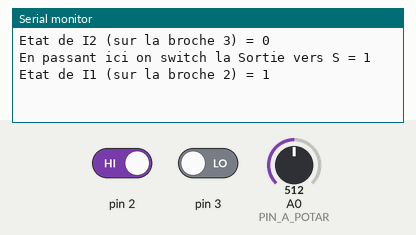
Recording of a sketch running on a simulated Arduino Mega 2560, built with avr-gcc and run on an emulated ATmega2560. On the bench: the last lines printed to the serial monitor. The inputs (shaded band) are chosen by the test bench; at power-on: pin 2 HIGH, pin 3 LOW, A0 (PIN_A_POTAR) = 512.

Above: at 1.2 s.
1.3 s: pin 2 driven LOW
At 1.41 s:
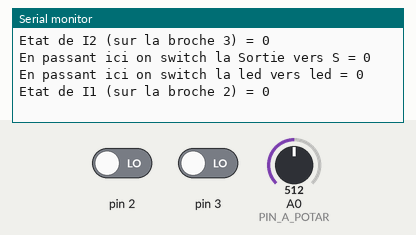
4.3 s: pin 2 driven HIGH
At 4.82 s:
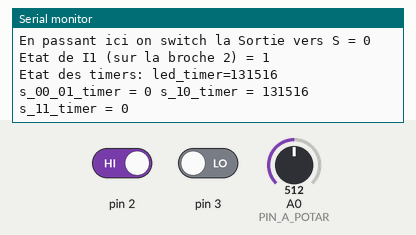
7.3 s: pin 2 driven LOW
At 7.59 s:
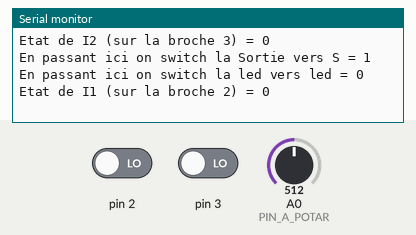
10.3 s: pin 2 driven HIGH and pin 3 driven HIGH
At 11.31 s:
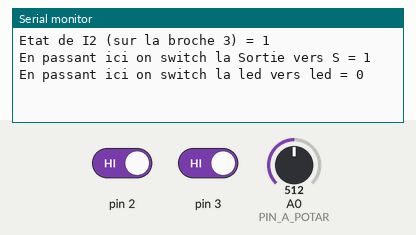
13.3 s: pin 3 driven LOW
At 13.64 s:
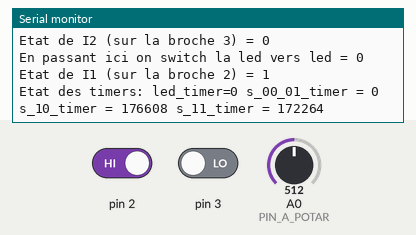
16.3 s: pin 2 driven LOW
At 16.47 s:
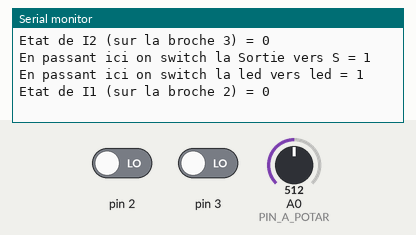
Timing chart, 0 to 19.3 s (numbered marks = the images above; inputs shaded):
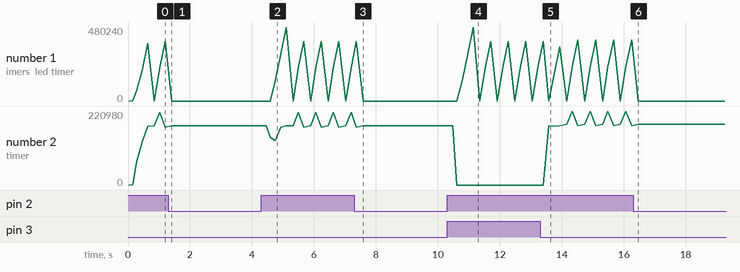

The sketch:

test.ino
```cpp
#include "digitalWriteFast.h"
#define I1 (2)
#define I2 (3)
#define L (10)
#define S (11)
#define PIN_A_POTAR (A0)

bool v1, v2;
bool s, last_s, led, last_led;
unsigned long curTime, s_00_01_timer, lastTime, s_10_timer, s_11_timer, led_timer;
int period;
bool front_montant_v1 = true, front_montant_v2 = false;

// EVERY TIME RELATED VARIABLE OR CONSTANT IS EXPRESSED IN MICROSECONDS

void setup()
{
    pinModeFast(S, OUTPUT);
    pinModeFast(L, OUTPUT);
    pinModeFast(I1, INPUT);
    pinModeFast(I2, INPUT);
    Serial.begin(11520);
}

void loop()
{
    lastTime = curTime;
    curTime = micros();
    v1 = digitalReadFast(I1);
    Serial.print("Etat de I1 (sur la broche 2) = ");
    Serial.println(v1);
    Serial.print("Etat des timers: led_timer=");
    Serial.print(led_timer);
    Serial.print(" s_00_01_timer = ");
    Serial.print(s_00_01_timer);
    Serial.print(" s_10_timer = ");
    Serial.print(s_10_timer);
    ;
    Serial.print(" s_11_timer = ");
    Serial.println(s_11_timer);
    last_s = s;
    last_led = led;


    if (!v1)
    {

        front_montant_v2 = true;

        if (front_montant_v1)
        {
            led = true;
            s_00_01_timer = 0;
        }
        s_00_01_timer = s_00_01_timer + curTime - lastTime;

        if (s_00_01_timer >= 25) // every 25µs we switch the state of the output
        {
            s_00_01_timer = 0;
            s = !s; // on inverse l'état de la sortie
        }

        front_montant_v1 = false;
    }
    else
    {
        front_montant_v1 = true;
        v2 = digitalReadFast(I2);
        Serial.print("Etat de I2 (sur la broche 3) = ");
        Serial.println(v2);
        period = int((analogRead(PIN_A_POTAR) / 1023) * 8000 + 2000);
        led_timer = led_timer + curTime - lastTime;


        if (front_montant_v2)
        {
            s_10_timer = 0;
            s_11_timer = 0;
            led_timer = 0;
        }

        if (led_timer >= 500000)
        {
            led = !led;
            led_timer=0;
        }

        if (!v2)
        {
            if (s && s_10_timer >= int(period * 0.25))
            {
                s = false;
                s_10_timer = 0;
            }
            else if (!s && s_10_timer >= int(period * 0.75))
            {
                s = true;
                s_10_timer = 0;
            }
            s_10_timer = s_10_timer + curTime - lastTime;
        }
        else
        {
            if (s && s_11_timer >= int(period * 0.75))
            {
                s = false;
                s_11_timer = 0;
            }
            else if (!s && s_11_timer >= int(period * 0.25))
            {
                s = true;
                s_11_timer = 0;
            }
            s_11_timer = s_11_timer + curTime - lastTime;
        }
        front_montant_v2 = false;
    }

    // SORTIE: action
    if (s != last_s)
    {
        Serial.print("En passant ici on switch la Sortie vers S = ");
        Serial.println(s);
        if (s)
        {
            digitalWriteFast(S, HIGH);
        }
        else
        {
            digitalWriteFast(S, LOW);
        }
    }

    // LED: action
    if (led != last_led)
    {
        Serial.print("En passant ici on switch la led vers led = ");
        Serial.println(led);
        if (led)
        {
            digitalWriteFast(L, HIGH);
        }
        else
        {
            digitalWriteFast(L, LOW);
        }
    }
}
```

digitalWriteFast.h
```cpp
/*
  Optimized digital functions for AVR microcontrollers
  by Watterott electronic (www.watterott.com)
  based on http://code.google.com/p/digitalwritefast
 */

#ifndef __digitalWriteFast_h_
#define __digitalWriteFast_h_ 1

#define ERROR_SEQUENCE 0b10101010 //digitalReadFast will return this value if pin number is not constant
// general macros/defines
#ifndef BIT_READ
# define BIT_READ(value, bit)            ((value) &   (1UL << (bit)))
#endif
#ifndef BIT_SET
# define BIT_SET(value, bit)             ((value) |=  (1UL << (bit)))
#endif
#ifndef BIT_CLEAR
# define BIT_CLEAR(value, bit)           ((value) &= ~(1UL << (bit)))
#endif
#ifndef BIT_WRITE
# define BIT_WRITE(value, bit, bitvalue) (bitvalue ? BIT_SET(value, bit) : BIT_CLEAR(value, bit))
#endif

#ifndef SWAP
#define SWAP(x,y) do{ (x)=(x)^(y); (y)=(x)^(y); (x)=(x)^(y); }while(0)
#endif

/* //not needed, rather it produces annoying warnings when compiled
#ifndef DEC
# define DEC (10)
#endif
#ifndef HEX
# define HEX (16)
#endif
#ifndef OCT
# define OCT (8)
#endif
#ifndef BIN
# define BIN (2)
#endif
*/

// workarounds for ARM microcontrollers
#if (!defined(__AVR__) || defined(ARDUINO_ARCH_SAM))
#ifndef PROGMEM
# define PROGMEM
#endif
#ifndef PGM_P
# define PGM_P const char *
#endif
#ifndef PSTR
# define PSTR(str) (str)
#endif

#ifndef memcpy_P
# define memcpy_P(dest, src, num) memcpy((dest), (src), (num))
#endif
#ifndef strcpy_P
# define strcpy_P(dst, src)       strcpy((dst), (src))
#endif
#ifndef strcat_P
# define strcat_P(dst, src)       strcat((dst), (src))
#endif
#ifndef strcmp_P
# define strcmp_P(a, b)           strcmp((a), (b))
#endif
#ifndef strcasecmp_P
# define strcasecmp_P(a, b)       strcasecmp((a), (b))
#endif
#ifndef strncmp_P
# define strncmp_P(a, b, n)       strncmp((a), (b), (n))
#endif
#ifndef strncasecmp_P
# define strncasecmp_P(a, b, n)   strncasecmp((a), (b), (n))
#endif
#ifndef strstr_P
# define strstr_P(a, b)           strstr((a), (b))
#endif
#ifndef strlen_P
# define strlen_P(a)              strlen((a))
#endif
#ifndef sprintf_P
# define sprintf_P(s, f, ...)     sprintf((s), (f), __VA_ARGS__)
#endif

#ifndef pgm_read_byte
# define pgm_read_byte(addr)      (*(const unsigned char *)(addr))
#endif
#ifndef pgm_read_word
# define pgm_read_word(addr)      (*(const unsigned short *)(addr))
#endif
#ifndef pgm_read_dword
# define pgm_read_dword(addr)     (*(const unsigned long *)(addr))
#endif

#endif


// digital functions
//#ifndef digitalPinToPortReg
#define SPI_SW_SS_PIN   (10) //SS on Uno (for software SPI)
#define SPI_SW_MOSI_PIN (11) //MOSI on Uno (for software SPI)
#define SPI_SW_MISO_PIN (12) //MISO on Uno (for software SPI)
#define SPI_SW_SCK_PIN  (13) //SCK on Uno (for software SPI)


// --- Arduino Due ---
#if (defined(ARDUINO_SAM_DUE) || defined(__SAM3X8E__))

#define UART_RX_PIN     (0)
#define UART_TX_PIN     (1)

#define I2C_SDA_PIN     (20)
#define I2C_SCL_PIN     (21)

#define SPI_HW_SS_PIN   (78) //SS0:77, SS1:87, SS2:86, SS3:78
#define SPI_HW_MOSI_PIN (75) //75
#define SPI_HW_MISO_PIN (74) //74
#define SPI_HW_SCK_PIN  (76) //76


// --- Arduino Zero ---
#elif (defined(ARDUINO_SAM_ZERO) || defined(__SAMD21G18A__))

#define UART_RX_PIN     (0)
#define UART_TX_PIN     (1)

#define I2C_SDA_PIN     (16)
#define I2C_SCL_PIN     (17)

#define SPI_HW_SS_PIN   (14) //14
#define SPI_HW_MOSI_PIN (21) //21
#define SPI_HW_MISO_PIN (18) //18
#define SPI_HW_SCK_PIN  (20) //20


// --- Arduino Mega ---
#elif (defined(ARDUINO_AVR_MEGA) || \
       defined(ARDUINO_AVR_MEGA1280) || \
       defined(ARDUINO_AVR_MEGA2560) || \
       defined(__AVR_ATmega1280__) || \
       defined(__AVR_ATmega1281__) || \
       defined(__AVR_ATmega2560__) || \
       defined(__AVR_ATmega2561__))

#define UART_RX_PIN     (0) //PE0
#define UART_TX_PIN     (1) //PE1

#define I2C_SDA_PIN     (20)
#define I2C_SCL_PIN     (21)

#define SPI_HW_SS_PIN   (53) //PB0
#define SPI_HW_MOSI_PIN (51) //PB2
#define SPI_HW_MISO_PIN (50) //PB3
#define SPI_HW_SCK_PIN  (52) //PB1

#define __digitalPinToPortReg(P) \
(((P) >= 22 && (P) <= 29) ? &PORTA : \
((((P) >= 10 && (P) <= 13) || ((P) >= 50 && (P) <= 53)) ? &PORTB : \
(((P) >= 30 && (P) <= 37) ? &PORTC : \
((((P) >= 18 && (P) <= 21) || (P) == 38) ? &PORTD : \
((((P) >= 0 && (P) <= 3) || (P) == 5) ? &PORTE : \
(((P) >= 54 && (P) <= 61) ? &PORTF : \
((((P) >= 39 && (P) <= 41) || (P) == 4) ? &PORTG : \
((((P) >= 6 && (P) <= 9) || (P) == 16 || (P) == 17) ? &PORTH : \
(((P) == 14 || (P) == 15) ? &PORTJ : \
(((P) >= 62 && (P) <= 69) ? &PORTK : &PORTL))))))))))

#define __digitalPinToDDRReg(P) \
(((P) >= 22 && (P) <= 29) ? &DDRA : \
((((P) >= 10 && (P) <= 13) || ((P) >= 50 && (P) <= 53)) ? &DDRB : \
(((P) >= 30 && (P) <= 37) ? &DDRC : \
((((P) >= 18 && (P) <= 21) || (P) == 38) ? &DDRD : \
((((P) >= 0 && (P) <= 3) || (P) == 5) ? &DDRE : \
(((P) >= 54 && (P) <= 61) ? &DDRF : \
((((P) >= 39 && (P) <= 41) || (P) == 4) ? &DDRG : \
((((P) >= 6 && (P) <= 9) || (P) == 16 || (P) == 17) ? &DDRH : \
(((P) == 14 || (P) == 15) ? &DDRJ : \
(((P) >= 62 && (P) <= 69) ? &DDRK : &DDRL))))))))))

#define __digitalPinToPINReg(P) \
(((P) >= 22 && (P) <= 29) ? &PINA : \
((((P) >= 10 && (P) <= 13) || ((P) >= 50 && (P) <= 53)) ? &PINB : \
(((P) >= 30 && (P) <= 37) ? &PINC : \
((((P) >= 18 && (P) <= 21) || (P) == 38) ? &PIND : \
((((P) >= 0 && (P) <= 3) || (P) == 5) ? &PINE : \
(((P) >= 54 && (P) <= 61) ? &PINF : \
((((P) >= 39 && (P) <= 41) || (P) == 4) ? &PING : \
((((P) >= 6 && (P) <= 9) || (P) == 16 || (P) == 17) ? &PINH : \
(((P) == 14 || (P) == 15) ? &PINJ : \
(((P) >= 62 && (P) <= 69) ? &PINK : &PINL))))))))))

#define __digitalPinToBit(P) \
(((P) >=  7 && (P) <=  9) ? (P) - 3 : \
(((P) >= 10 && (P) <= 13) ? (P) - 6 : \
(((P) >= 22 && (P) <= 29) ? (P) - 22 : \
(((P) >= 30 && (P) <= 37) ? 37 - (P) : \
(((P) >= 39 && (P) <= 41) ? 41 - (P) : \
(((P) >= 42 && (P) <= 49) ? 49 - (P) : \
(((P) >= 50 && (P) <= 53) ? 53 - (P) : \
(((P) >= 54 && (P) <= 61) ? (P) - 54 : \
(((P) >= 62 && (P) <= 69) ? (P) - 62 : \
(((P) == 0 || (P) == 15 || (P) == 17 || (P) == 21) ? 0 : \
(((P) == 1 || (P) == 14 || (P) == 16 || (P) == 20) ? 1 : \
(((P) == 19) ? 2 : \
(((P) == 5 || (P) == 6 || (P) == 18) ? 3 : \
(((P) == 2) ? 4 : \
(((P) == 3 || (P) == 4) ? 5 : 7)))))))))))))))


// --- Arduino 644 ---
#elif (defined(__AVR_ATmega644__) || \
       defined(__AVR_ATmega644P__))

#define UART_RX_PIN     (8) //PD0
#define UART_TX_PIN     (9) //PD1

#define I2C_SDA_PIN     (17) //PC1
#define I2C_SCL_PIN     (16) //PC0

#define SPI_HW_SS_PIN   (4) //PB4
#define SPI_HW_MOSI_PIN (5) //PB5
#define SPI_HW_MISO_PIN (6) //PB6
#define SPI_HW_SCK_PIN  (7) //PB7

#define __digitalPinToPortReg(P) \
(((P) >= 0 && (P) <= 7) ? &PORTB : (((P) >= 8 && (P) <= 15) ? &PORTD : (((P) >= 16 && (P) <= 23) ? &PORTC : &PORTA)))
#define __digitalPinToDDRReg(P) \
(((P) >= 0 && (P) <= 7) ? &DDRB : (((P) >= 8 && (P) <= 15) ? &DDRD : (((P) >= 8 && (P) <= 15) ? &DDRC : &DDRA)))
#define __digitalPinToPINReg(P) \
(((P) >= 0 && (P) <= 7) ? &PINB : (((P) >= 8 && (P) <= 15) ? &PIND : (((P) >= 8 && (P) <= 15) ? &PINC : &PINA)))
#define __digitalPinToBit(P) \
(((P) >= 0 && (P) <= 7) ? (P) : (((P) >= 8 && (P) <= 15) ? (P) - 8 : (((P) >= 16 && (P) <= 23) ? (P) - 16 : (P) - 24)))


// --- Arduino Leonardo ---
#elif (defined(ARDUINO_AVR_LEONARDO) || \
       defined(__AVR_ATmega16U4__) || \
       defined(__AVR_ATmega32U4__))

#define UART_RX_PIN     (0) //PD2
#define UART_TX_PIN     (1) //PD3

#define I2C_SDA_PIN     (2) //PD1
#define I2C_SCL_PIN     (3) //PD0

#define SPI_HW_SS_PIN   (17) //PB0
#define SPI_HW_MOSI_PIN (16) //PB2
#define SPI_HW_MISO_PIN (14) //PB3
#define SPI_HW_SCK_PIN  (15) //PB1

#define __digitalPinToPortReg(P) \
((((P) >= 0 && (P) <= 4) || (P) == 6 || (P) == 12 || (P) == 24 || (P) == 25 || (P) == 29) ? &PORTD : (((P) == 5 || (P) == 13) ? &PORTC : (((P) >= 18 && (P) <= 23)) ? &PORTF : (((P) == 7) ? &PORTE : &PORTB)))
#define __digitalPinToDDRReg(P) \
((((P) >= 0 && (P) <= 4) || (P) == 6 || (P) == 12 || (P) == 24 || (P) == 25 || (P) == 29) ? &DDRD : (((P) == 5 || (P) == 13) ? &DDRC : (((P) >= 18 && (P) <= 23)) ? &DDRF : (((P) == 7) ? &DDRE : &DDRB)))
#define __digitalPinToPINReg(P) \
((((P) >= 0 && (P) <= 4) || (P) == 6 || (P) == 12 || (P) == 24 || (P) == 25 || (P) == 29) ? &PIND : (((P) == 5 || (P) == 13) ? &PINC : (((P) >= 18 && (P) <= 23)) ? &PINF : (((P) == 7) ? &PINE : &PINB)))
#define __digitalPinToBit(P) \
(((P) >= 8 && (P) <= 11) ? (P) - 4 : (((P) >= 18 && (P) <= 21) ? 25 - (P) : (((P) == 0) ? 2 : (((P) == 1) ? 3 : (((P) == 2) ? 1 : (((P) == 3) ? 0 : (((P) == 4) ? 4 : (((P) == 6) ? 7 : (((P) == 13) ? 7 : (((P) == 14) ? 3 : (((P) == 15) ? 1 : (((P) == 16) ? 2 : (((P) == 17) ? 0 : (((P) == 22) ? 1 : (((P) == 23) ? 0 : (((P) == 24) ? 4 : (((P) == 25) ? 7 : (((P) == 26) ? 4 : (((P) == 27) ? 5 : 6 )))))))))))))))))))


// --- Arduino Uno ---
#elif (defined(ARDUINO_AVR_UNO) || \
       defined(ARDUINO_AVR_DUEMILANOVE) || \
       defined(ARDUINO_ARCH_AVR) || \
       defined(__AVR_ATmega328__) || \
       defined(__AVR_ATmega328P__) || \
       defined(__AVR__))

#define UART_RX_PIN     (0) //PD0
#define UART_TX_PIN     (1) //PD1

#define I2C_SDA_PIN     (18) //A4
#define I2C_SCL_PIN     (19) //A5

#define SPI_HW_SS_PIN   (10) //PB0
#define SPI_HW_MOSI_PIN (11) //PB2
#define SPI_HW_MISO_PIN (12) //PB3
#define SPI_HW_SCK_PIN  (13) //PB1

#define __digitalPinToPortReg(P) \
(((P) >= 0 && (P) <= 7) ? &PORTD : (((P) >= 8 && (P) <= 13) ? &PORTB : &PORTC))
#define __digitalPinToDDRReg(P) \
(((P) >= 0 && (P) <= 7) ? &DDRD : (((P) >= 8 && (P) <= 13) ? &DDRB : &DDRC))
#define __digitalPinToPINReg(P) \
(((P) >= 0 && (P) <= 7) ? &PIND : (((P) >= 8 && (P) <= 13) ? &PINB : &PINC))
#define __digitalPinToBit(P) \
(((P) >= 0 && (P) <= 7) ? (P) : (((P) >= 8 && (P) <= 13) ? (P) - 8 : (P) - 14))


// --- Other ---
#else

#define SPI_HW_SS_PIN   SS
#define SPI_HW_MOSI_PIN MOSI
#define SPI_HW_MISO_PIN MISO
#define SPI_HW_SCK_PIN  SCK


#endif
//#endif  //#ifndef digitalPinToPortReg


//ref: http://forum.arduino.cc/index.php?topic=140409.msg1054868#msg1054868
//void OutputsErrorIfCalled( void ) __attribute__ (( error( "Line: "__line__ "Variable used for digitalWriteFast") ));
void NonConstantUsed( void )  __attribute__ (( error("") ));


#ifndef digitalWriteFast
#if (defined(__AVR__) || defined(ARDUINO_ARCH_AVR))
#define digitalWriteFast(P, V) \
if (__builtin_constant_p(P) && __builtin_constant_p(V)) { \
  BIT_WRITE(*__digitalPinToPortReg(P), __digitalPinToBit(P), (V)); \
} else { \
  NonConstantUsed(); \
}
#else
//#define digitalWriteFast digitalWrite
#error Non-AVR device, unsupported.
#endif
#endif


#ifndef pinModeFast
#if (defined(__AVR__) || defined(ARDUINO_ARCH_AVR))
#define pinModeFast(P, V) \
if (__builtin_constant_p(P) && __builtin_constant_p(V)) { \
  BIT_WRITE(*__digitalPinToDDRReg(P), __digitalPinToBit(P), (V)); \
} else { \
  NonConstantUsed(); \
}
#else
//#define pinModeFast pinMode
#error Non-AVR device, unsupported.
#endif
#endif


#ifndef digitalReadFast
#if (defined(__AVR__) || defined(ARDUINO_ARCH_AVR))
#define digitalReadFast(P) ( (byte) __digitalReadFast((P)) )
#define __digitalReadFast(P ) \
  (__builtin_constant_p(P) ) ? ( \
  ( BIT_READ(*__digitalPinToPINReg(P), __digitalPinToBit(P))) ) : \
  ERROR_SEQUENCE
#else
//#define digitalReadFast digitalRead
#error Non-AVR device, unsupported.
#endif
#endif

#endif //__digitalWriteFast_h_
```

Measured:
- after the input at 1.3 s, the serial monitor: prints a new line after 0.09 s (image 1)
- after the input at 4.3 s, the serial monitor: prints a new line after 0.13 s (image 2)
- after the input at 7.3 s, the serial monitor: prints a new line after 0.26 s (image 3)
- after the input at 10.3 s, the serial monitor: prints a new line after 0.26 s (image 4)
- after the input at 13.3 s, the serial monitor: prints a new line after 0.18 s (image 5)
- after the input at 16.3 s, the serial monitor: prints a new line after 0.14 s (image 6)
- plotted number 1: 0 → 216628 after the input at 4.3 s, 0 → 216628 after the input at 10.3 s, 216628 → 397592 after the input at 13.3 s
- plotted number 2: 176608 → 216628 after the input at 4.3 s
